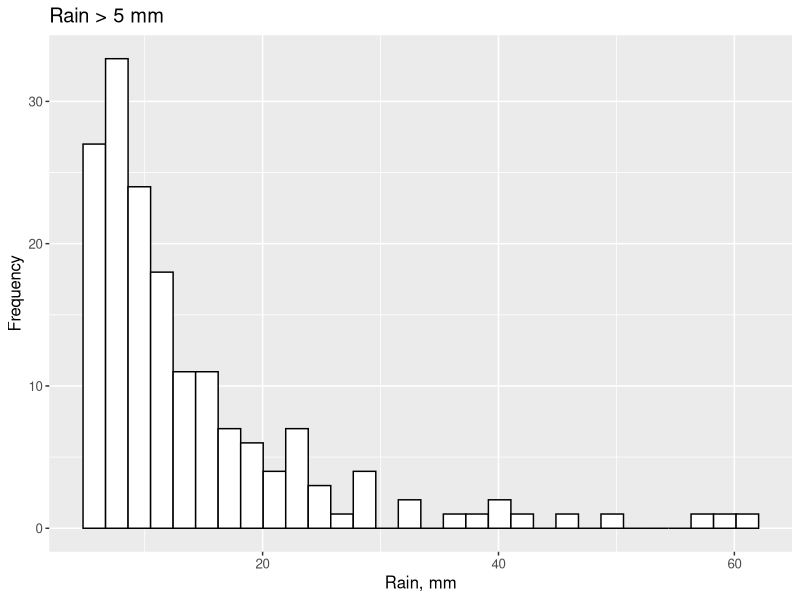
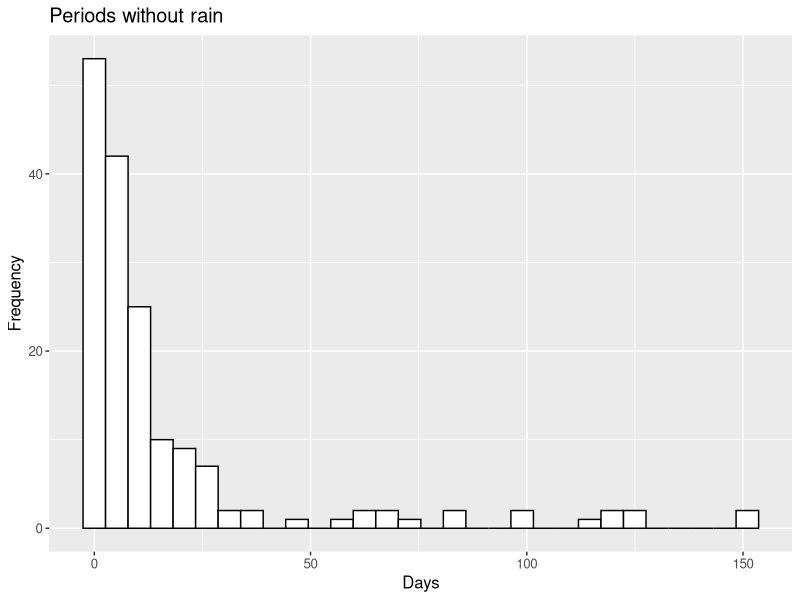
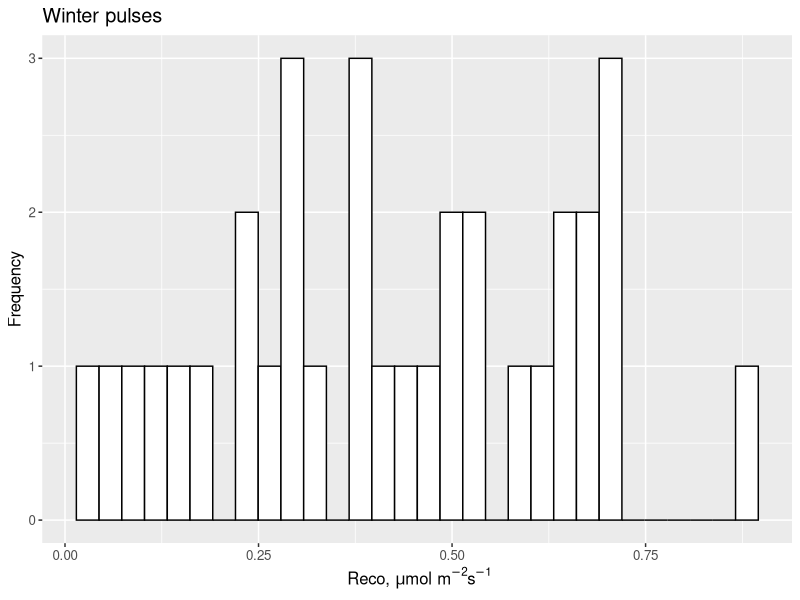
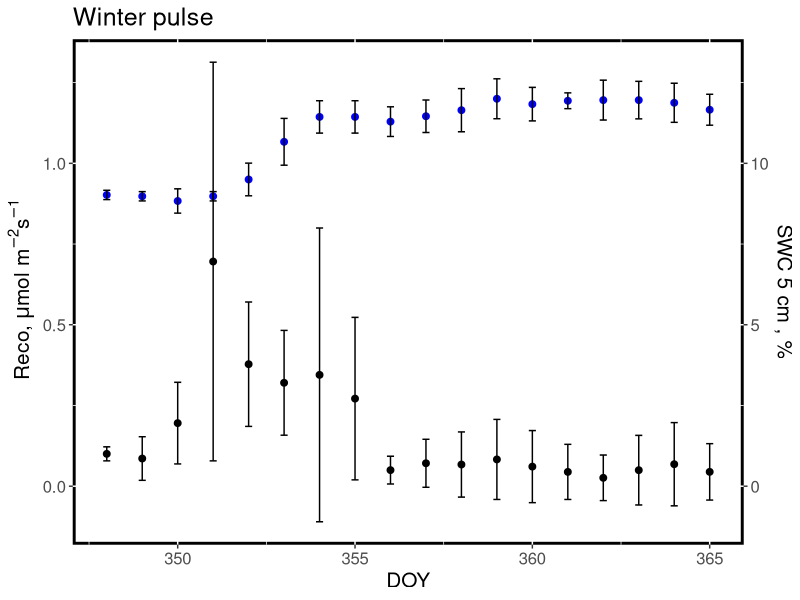
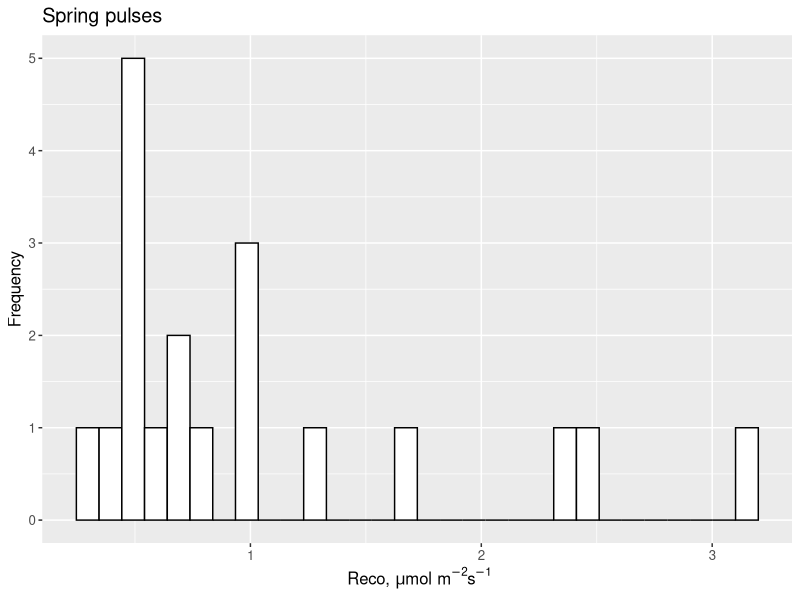
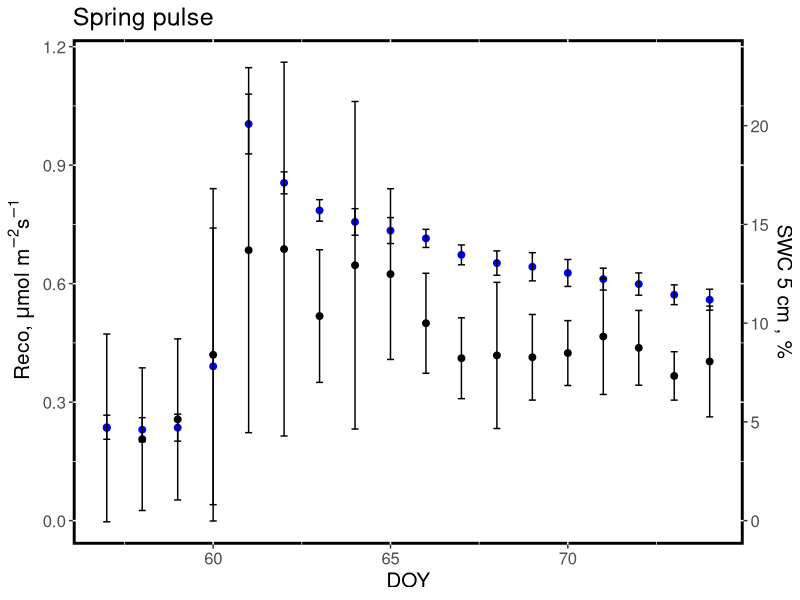
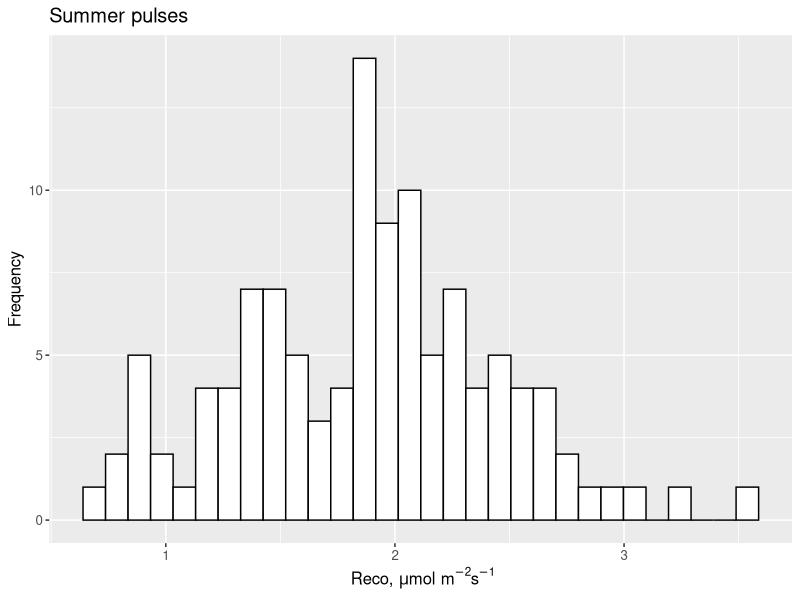
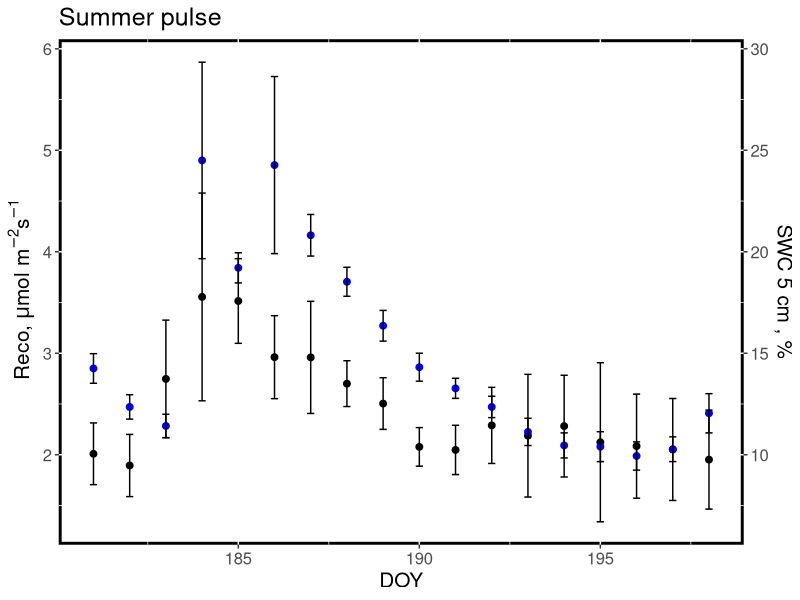

R code for these plots, in order:
# 16-05-2024
# Anastasia Makhnykina

library(dplyr)
library(tidyr)
library(tidyverse)
library(lubridate)
library(ggplot2)
library(units)

# In this file we need to make some analysis of data we observed ###
# and plot the main dependencies and interactions ##################

#### In This file we take the figures for Fig1 and Fig 2a (max pulse size) ##########

# Open two files for analysis 
USWkg12_20_summary <- read.csv("data/USWkg12_20_summary.csv", 
                               header=TRUE, na.strings="NaN", skip=0)
summary_P <- read.csv("data/Summary_eddy.csv")

# First Plot frequency of Rain events > 5 mm 
USWkg12_20_summary$observation <- 1:nrow(USWkg12_20_summary)

USWkg12_20_summary$DOY <- paste(yday(USWkg12_20_summary$date))
USWkg12_20_summary$DOY <- as.numeric(as.character(USWkg12_20_summary$DOY))
USWkg12_20_summary$bigR <- as.numeric(USWkg12_20_summary$sum_R>5)
USWkg12_20_summary$bigRmm <- as.numeric(USWkg12_20_summary$bigR)*as.numeric(USWkg12_20_summary$sum_R)
USWkg12_20_summary$year <- substr(USWkg12_20_summary$date, 1,4)
USWkg12_20_summary$year <- as.numeric(as.character(USWkg12_20_summary$year))


USW9sum <- USWkg12_20_summary%>%
  filter(bigRmm > 0)

USW9sum %>%
  #group_by(DOY) %>%
  arrange(date) %>%
  mutate(diff = observation - lag(observation, default = first(observation)))

USW9sum$diff <- USW9sum$observation - lag(USW9sum$observation, 
                                          default = first(USW9sum$observation))

USW9sum %>%
  ggplot(aes(x=bigRmm))+
  geom_histogram(color="black", fill="white")+
  ggtitle('Rain > 5 mm')+
  ylab('Frequency')+
  xlab('Rain, mm')+
  theme_gray()+
  theme(text = element_text(size = 12))

# Plot graph for Periods without any rain
USW9sum %>%
  ggplot(aes(x=diff))+
  geom_histogram(color="black", fill="white")+
  ggtitle('Periods without rain')+
  ylab('Frequency')+
  xlab('Days')+
  theme_gray()+
  theme(text = element_text(size = 12))


# In the next block we will create figures for pulses for 3 seasons ###
# Spring, Summer and Winter pulses ####################################


USW9sum$Season = vector(mode = 'character', length = nrow(USW9sum))
USW9sum$Season[USW9sum$DOY %in% c(1:59,305:366)] = 'Winter'
USW9sum$Season[USW9sum$DOY %in% 60:181] = 'Spring'
USW9sum$Season[USW9sum$DOY %in% 182:304] = 'Summer'

# Winter pulses
Pulse_Win <- USW9sum %>%
  filter(Season == 'Winter')

Pulse_Win$meanRECO <- as.numeric(as.character(Pulse_Win$meanRECO))

Pulse_Win %>%
  ggplot(aes(x=meanRECO))+
  geom_histogram(color="black", fill="white")+
  ggtitle('Winter pulses')+
  ylab('Frequency')+
  xlab(~paste("Reco, ", mu, "mol m"^-2,"s"^-1))+
  theme_gray()+
  theme(text = element_text(size = 12))

Pulse2Win <- USWkg12_20_summary %>%
  filter(year == 2017) %>%
  filter(DOY %in% (348:365))

Pulse2Win$meanRECO <- as.numeric(as.character(Pulse2Win$meanRECO))
Pulse2Win$meanSWC5 <- as.numeric(as.character(Pulse2Win$meanSWC5))
Pulse2Win$sdReco <- as.numeric(as.character(Pulse2Win$sdReco))
Pulse2Win$sdSWC5 <- as.numeric(as.character(Pulse2Win$sdSWC5))

Pulse2Win %>%
  ggplot(aes(x=DOY))+
  geom_point(aes(y = meanRECO),size=2)+
  geom_point(aes(y=meanSWC5/10), color = 'blue', size=2)+
  theme(text = element_text(size = 15), plot.background = element_rect(fill = "white"),
        panel.background = element_rect(fill = "white", colour = "black",
                                        size = 2, linetype = "solid")
        #plot.background = element_rect(fill = "#BFD5E3")
  )+geom_errorbar(aes(ymin=meanRECO - sdReco, ymax= meanRECO + sdReco), width=.2,
                  position=position_dodge(.9)) +
  geom_errorbar(aes(ymin=meanSWC5/10 - sdSWC5/10, ymax= meanSWC5/10 + sdSWC5/10), 
                width=.2, position=position_dodge(.9))+
  #theme_get()+
  xlab('DOY')+
  ggtitle('Winter pulse')+
  scale_y_continuous(name=~paste("Reco, ", mu, "mol m"^-2,"s"^-1),
                     sec.axis = sec_axis( trans=~.*10, 
                                          name="SWC 5 cm , %"))


# Spring pulses
Pulse_Spr <- USW9sum %>%
  filter(Season == 'Spring')

Pulse_Spr$meanRECO <- as.numeric(as.character(Pulse_Spr$meanRECO))

Pulse_Spr %>%
  ggplot(aes(x=meanRECO))+
  geom_histogram(color="black", fill="white")+
  ggtitle('Spring pulses')+
  ylab('Frequency')+
  xlab(~paste("Reco, ", mu, "mol m"^-2,"s"^-1))+
  theme_gray()+
  theme(text = element_text(size = 12))

Pulse1Spr <- USWkg12_20_summary %>%
  filter(year == 2014) %>%
  filter(DOY %in% (57:74))

Pulse1Spr$meanRECO <- as.numeric(as.character(Pulse1Spr$meanRECO))
Pulse1Spr$meanSWC5 <- as.numeric(as.character(Pulse1Spr$meanSWC5))
Pulse1Spr$sdReco <- as.numeric(as.character(Pulse1Spr$sdReco))
Pulse1Spr$sdSWC5 <- as.numeric(as.character(Pulse1Spr$sdSWC5))

Pulse1Spr %>%
  ggplot(aes(x=DOY))+
  geom_point(aes(y = meanRECO),size=2)+
  geom_point(aes(y=meanSWC5/20), color = 'blue', size=2)+
  theme(text = element_text(size = 15), plot.background = element_rect(fill = "white"),
        panel.background = element_rect(fill = "white", colour = "black",
                                        size = 2, linetype = "solid")
        #plot.background = element_rect(fill = "#BFD5E3")
  )+
  geom_errorbar(aes(ymin=meanRECO - sdReco, ymax= meanRECO + sdReco), width=.2,
                position=position_dodge(.9)) +
  geom_errorbar(aes(ymin=meanSWC5/20 - sdSWC5/20, ymax= meanSWC5/20 + sdSWC5/20), 
                width=.2, position=position_dodge(.9))+
  #theme_get()+
  xlab('DOY')+
  ggtitle('Spring pulse')+
  scale_y_continuous(name=~paste("Reco, ", mu, "mol m"^-2,"s"^-1),
                     sec.axis = sec_axis( trans=~.*20, 
                                          name="SWC 5 cm , %"))

# Summer pulses
Pulse_Sum <- USW9sum %>%
  filter(Season == 'Summer')

Pulse_Sum$meanRECO <- as.numeric(as.character(Pulse_Sum$meanRECO))

Pulse_Sum %>%
  ggplot(aes(x=meanRECO))+
  geom_histogram(color="black", fill="white")+
  ggtitle('Summer pulses')+
  ylab('Frequency')+
  xlab(~paste("Reco, ", mu, "mol m"^-2,"s"^-1))+
  theme_gray()+
  theme(text = element_text(size = 12))


Pulse1Sum <- USWkg12_20_summary %>%
  filter(year == 2015) %>%
  filter(DOY %in% (181:198))

Pulse1Sum$meanSWC5 <- as.numeric(as.character(Pulse1Sum$meanSWC5))
Pulse1Sum$meanRECO <- as.numeric(as.character(Pulse1Sum$meanRECO))
Pulse1Sum$sdReco <- as.numeric(as.character(Pulse1Sum$sdReco))
Pulse1Sum$sdSWC5 <- as.numeric(as.character(Pulse1Sum$sdSWC5))

Pulse1Sum %>%
  ggplot(aes(x=DOY))+
  geom_point(aes(y = meanRECO),size=2)+
  geom_point(aes(y=meanSWC5/5), color = 'blue', size=2)+
  theme(text = element_text(size = 15), plot.background = element_rect(fill = "white"),
        panel.background = element_rect(fill = "white", colour = "black",
                                        size = 2, linetype = "solid")
        #plot.background = element_rect(fill = "#BFD5E3")
  )+
  geom_errorbar(aes(ymin=meanRECO - sdReco, ymax= meanRECO + sdReco), width=.2,
                position=position_dodge(.9)) +
  geom_errorbar(aes(ymin=meanSWC5/5 - sdSWC5/5, ymax= meanSWC5/5 + sdSWC5/5), 
                width=.2, position=position_dodge(.9))+
  #theme_get()+
  xlab('DOY')+
  ggtitle('Summer pulse')+
  scale_y_continuous(name=~paste("Reco, ", mu, "mol m"^-2,"s"^-1),
                     sec.axis = sec_axis( trans=~.*5, 
                                          name="SWC 5 cm , %"))
